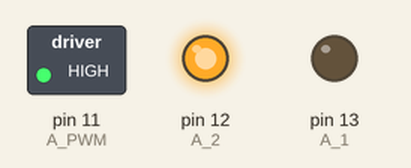
Simulated run of this sketch. Board: Arduino Uno, built with avr-gcc and run on an emulated ATmega328P. Shown: switched loads named in the sketch (green lamp = pin HIGH), output pins drawn as LEDs (lit = HIGH).

Above: at 0.1 s.
Timing chart, 0 to 1.6 s (numbered marks = the images above):
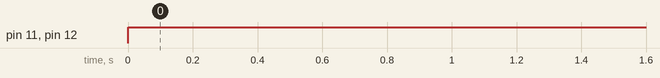

Measured:
- by itself, pin 11 (A_PWM), pin 12 (A_2): LOW → HIGH at 0.00 s

The sketch:

MotorTest_4_7_2022_2.ino
```cpp
 int A_1 = 13;

 int A_2 = 12;

 int A_PWM = 11;

 int val = 100;

void setup() {
  // put your setup code here, to run once:


  // put your main code here, to run repeatedly:

   // Setup for Motor
  pinMode(A_1, OUTPUT);       //Initialize output pins.
  pinMode(A_2, OUTPUT);
  pinMode(A_PWM, OUTPUT);

  digitalWrite(A_1, LOW);     //Write output pins low so the
  digitalWrite(A_2, LOW);     //motors are off when the
  analogWrite(A_PWM, LOW);   //Arduino is turned on.

}

void loop() {

    digitalWrite(A_1, LOW);
    digitalWrite(A_2, HIGH);
    digitalWrite(A_PWM, round(val/3));

}
```
